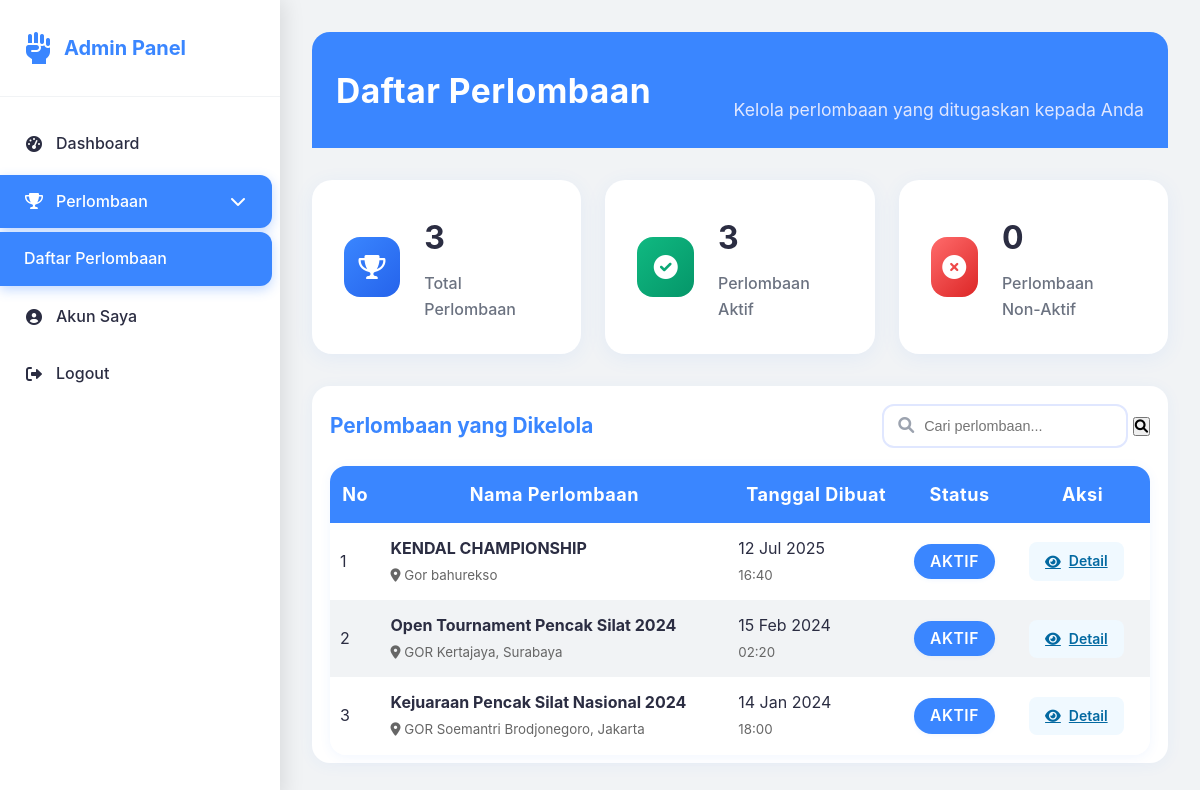
The page /dashboard/admin/perlombaan.php (signed in) on the database its author committed.
### tables this page shows
CREATE TABLE `competition_admins` (
  `id` int NOT NULL,
  `competition_id` int DEFAULT NULL,
  `admin_id` int DEFAULT NULL,
  `assigned_at` timestamp NOT NULL DEFAULT CURRENT_TIMESTAMP
);

CREATE TABLE `competitions` (
  `id` int NOT NULL,
  `nama_perlombaan` varchar(200) NOT NULL,
  `deskripsi` text,
  `lokasi` varchar(200) DEFAULT NULL,
  `maps_link` text,
  `whatsapp_group` text,
  `kontak_panitia` varchar(100) DEFAULT NULL,
  `status` enum('coming_soon','open_regist','close_regist','active','finished','inactive') DEFAULT 'coming_soon',
  `tanggal_open_regist` date DEFAULT NULL,
  `tanggal_close_regist` date DEFAULT NULL,
  `tanggal_pelaksanaan` date DEFAULT NULL,
  `poster` varchar(255) DEFAULT NULL,
  `created_at` timestamp NOT NULL DEFAULT CURRENT_TIMESTAMP,
  `updated_at` timestamp NOT NULL DEFAULT CURRENT_TIMESTAMP ON UPDATE CURRENT_TIMESTAMP,
  `registration_status` enum('auto','coming_soon','open_regist','close_regist') DEFAULT 'auto'
);

### dashboard/admin/perlombaan.php (the view, shortened to what this page needs)
<?php
require_once '../../config/database.php';
$search = isset($_GET['search']) ? sanitizeInput($_GET['search']) : '';
$sql = "
    SELECT c.*, ca.assigned_at
    FROM competitions c
    JOIN competition_admins ca ON c.id = ca.competition_id
    WHERE ca.admin_id = ?
";
$params = [$_SESSION['user_id']];
$sql .= " ORDER BY ca.assigned_at DESC";
$stmt = $pdo->prepare($sql);
$stmt->execute($params);
$competitions = $stmt->fetchAll();
$stats = [
    'total_competitions' => count($competitions),
    'active_competitions' => 0,
    'inactive_competitions' => 0
];
foreach ($competitions as $comp) {
    if ($comp['status'] === 'active') {
        $stats['active_competitions']++;
    } else {
        $stats['inactive_competitions']++;
    }
}
?>
<!DOCTYPE html>
<html lang="id">
<head>
    <link rel="stylesheet" href="../../assets/css/style.css">
    <link href="https://cdnjs.cloudflare.com/ajax/libs/font-awesome/6.0.0/css/all.min.css" rel="stylesheet">
</head>
<body>
    <div class="sidebar">
        <div class="sidebar-header">
            <div class="sidebar-logo">
                <i class="fas fa-fist-raised"></i>
                <span>Admin Panel</span>
            </div>
        </div>
        <ul class="sidebar-menu">
            <li><a href="index.php"><i class="fas fa-tachometer-alt"></i> Dashboard</a></li>
            <li>
                <a href="#" onclick="toggleSubmenu(this)" class="active">
                    <i class="fas fa-trophy"></i> Perlombaan <i class="fas fa-chevron-down" style="margin-left: auto;"></i>
                </a>
                <ul class="sidebar-submenu active">
                    <li><a href="perlombaan.php" class="active">Daftar Perlombaan</a></li>
                </ul>
            </li>
            <li><a href="akun-saya.php"><i class="fas fa-user-circle"></i> Akun Saya</a></li>
            <li><a href="../../auth/logout.php"><i class="fas fa-sign-out-alt"></i> Logout</a></li>
        </ul>
    </div>
    <div class="main-content">
        <div class="page-header">
            <h1 class="page-title">Daftar Perlombaan</h1>
            <p class="page-subtitle">Kelola perlombaan yang ditugaskan kepada Anda</p>
        </div>
        <div class="dashboard-cards">
            <div class="dashboard-card">
                <div class="dashboard-card-icon blue">
                    <i class="fas fa-trophy"></i>
                </div>
                <div class="dashboard-card-content">
                    <h3><?php echo $stats['total_competitions']; ?></h3>
                    <p>Total Perlombaan</p>
                </div>
            </div>
            <div class="dashboard-card">
                <div class="dashboard-card-icon green">
                    <i class="fas fa-check-circle"></i>
                </div>
                <div class="dashboard-card-content">
                    <h3><?php echo $stats['active_competitions']; ?></h3>
                    <p>Perlombaan Aktif</p>
                </div>
            </div>
            <div class="dashboard-card">
                <div class="dashboard-card-icon red">
                    <i class="fas fa-times-circle"></i>
                </div>
                <div class="dashboard-card-content">
                    <h3><?php echo $stats['inactive_competitions']; ?></h3>
                    <p>Perlombaan Non-Aktif</p>
                </div>
            </div>
        </div>
        <div class="table-container">
            <div class="table-header">
                <h2 class="table-title">Perlombaan yang Dikelola</h2>
                <div class="search-box">
                    <form method="GET">
                        <input type="text" name="search" placeholder="Cari perlombaan..."
                               value="<?php echo htmlspecialchars($search); ?>">
                        <button type="submit"><i class="fas fa-search"></i></button>
                    </form>
                </div>
            </div>
            <?php if (empty($competitions)): ?>
            <div style="padding: 40px; text-align: center; color: #6b7280;">
                <i class="fas fa-trophy" style="font-size: 3rem; margin-bottom: 20px; opacity: 0.3;"></i>
                <h3>Belum Ada Perlombaan</h3>
                <p>Anda belum ditugaskan untuk mengelola perlombaan apapun.</p>
            </div>
            <?php else: ?>
            <table class="data-table" id="competitionTable">
                <thead>
                    <tr>
                        <th>No</th>
                        <th>Nama Perlombaan</th>
                        <th>Tanggal Dibuat</th>
                        <th>Status</th>
                        <th>Aksi</th>
                    </tr>
                </thead>
                <tbody>
                    <?php foreach ($competitions as $index => $competition): ?>
                    <tr>
                        <td><?php echo $index + 1; ?></td>
                        <td>
                            <strong><?php echo htmlspecialchars($competition['nama_perlombaan']); ?></strong>
                            <?php if ($competition['lokasi']): ?>
                            <br>
                            <small style="color: #666;">
                                <i class="fas fa-map-marker-alt"></i> <?php echo htmlspecialchars($competition['lokasi']); ?>
                            </small>
                            <?php endif; ?>
                        </td>
                        <td>
                            <?php echo date('d M Y', strtotime($competition['created_at'])); ?>
                            <br>
                            <small style="color: #666;"><?php echo date('H:i', strtotime($competition['created_at'])); ?></small>
                        </td>
                        <td>
                            <span class="status-badge status-<?php echo $competition['status'] == 'active' ? 'active' : 'inactive'; ?>">
                                <?php
                                switch($competition['status']) {
                                    case 'active': echo 'Aktif'; break;
                                }
                                ?>
                            </span>
                        </td>
                        <td>
                            <a href="perlombaan-detail.php?id=<?php echo $competition['id']; ?>" class="btn-action btn-detail">
                                <i class="fas fa-eye"></i> Detail
                            </a>
                        </td>
                    </tr>
                    <?php endforeach; ?>
                </tbody>
            </table>
            <?php endif; ?>
        </div>
    </div>
</body>
</html>

### rows shown on the page
competition_admins: competition.nama_perlombaan "KENDAL CHAMPIONSHIP", competition.lokasi "Gor bahurekso", competition.created_at "12 Jul 2025", competition.created_at "16:40"
competition_admins: competition.nama_perlombaan "Open Tournament Pencak Silat 2024", competition.lokasi "GOR Kertajaya, Surabaya", competition.created_at "15 Feb 2024", competition.created_at "02:20"
competition_admins: competition.nama_perlombaan "Kejuaraan Pencak Silat Nasional 2024", competition.lokasi "GOR Soemantri Brodjonegoro, Jakarta", competition.created_at "14 Jan 2024", competition.created_at "18:00"

### other values the page prints
$stats['total_competitions'] "3"
$stats['active_competitions'] "3"
$stats['inactive_competitions'] "0"
